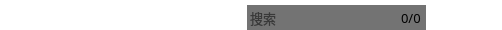
<?xml version="1.0" encoding="UTF-8"?>
<ui version="4.0">
 <class>findwidget</class>
 <widget class="QWidget" name="findwidget">
  <property name="geometry">
   <rect>
    <x>0</x>
    <y>0</y>
    <width>502</width>
    <height>30</height>
   </rect>
  </property>
  <property name="minimumSize">
   <size>
    <width>245</width>
    <height>30</height>
   </size>
  </property>
  <property name="maximumSize">
   <size>
    <width>16777215</width>
    <height>30</height>
   </size>
  </property>
  <property name="windowTitle">
   <string>Form</string>
  </property>
  <property name="styleSheet">
   <string notr="true">background-color: rgba(255, 255, 255, 0);</string>
  </property>
  <layout class="QVBoxLayout" name="verticalLayout">
   <property name="spacing">
    <number>0</number>
   </property>
   <property name="leftMargin">
    <number>0</number>
   </property>
   <property name="topMargin">
    <number>5</number>
   </property>
   <property name="rightMargin">
    <number>10</number>
   </property>
   <property name="bottomMargin">
    <number>0</number>
   </property>
   <item>
    <widget class="QWidget" name="horizontalWidget" native="true">
     <property name="minimumSize">
      <size>
       <width>0</width>
       <height>24</height>
      </size>
     </property>
     <property name="maximumSize">
      <size>
       <width>16777215</width>
       <height>25</height>
      </size>
     </property>
     <layout class="QHBoxLayout" name="horizontalLayout">
      <property name="spacing">
       <number>0</number>
      </property>
      <property name="leftMargin">
       <number>0</number>
      </property>
      <property name="topMargin">
       <number>0</number>
      </property>
      <property name="rightMargin">
       <number>0</number>
      </property>
      <property name="bottomMargin">
       <number>0</number>
      </property>
      <item>
       <spacer name="horizontalSpacer">
        <property name="orientation">
         <enum>Qt::Horizontal</enum>
        </property>
        <property name="sizeHint" stdset="0">
         <size>
          <width>40</width>
          <height>20</height>
         </size>
        </property>
       </spacer>
      </item>
      <item>
       <widget class="QLineEdit" name="lineEdit">
        <property name="minimumSize">
         <size>
          <width>150</width>
          <height>25</height>
         </size>
        </property>
        <property name="maximumSize">
         <size>
          <width>150</width>
          <height>25</height>
         </size>
        </property>
        <property name="font">
         <font>
          <family>OPPOSans B</family>
          <pointsize>10</pointsize>
          <stylestrategy>PreferAntialias</stylestrategy>
         </font>
        </property>
        <property name="styleSheet">
         <string notr="true">background-color: rgb(25, 25, 25, 155);
border: 1px solid rgba(255, 255, 255, 0);</string>
        </property>
        <property name="placeholderText">
         <string>搜索</string>
        </property>
       </widget>
      </item>
      <item>
       <widget class="QLabel" name="label_2">
        <property name="sizePolicy">
         <sizepolicy hsizetype="Minimum" vsizetype="Minimum">
          <horstretch>0</horstretch>
          <verstretch>0</verstretch>
         </sizepolicy>
        </property>
        <property name="font">
         <font>
          <family>OPPOSans B</family>
          <pointsize>10</pointsize>
          <stylestrategy>PreferAntialias</stylestrategy>
         </font>
        </property>
        <property name="styleSheet">
         <string notr="true">background-color: rgb(25, 25, 25, 155);
border: 1px solid rgba(255, 255, 255, 0);
border-right-radius: 5px;</string>
        </property>
        <property name="text">
         <string>0/0</string>
        </property>
       </widget>
      </item>
      <item>
       <widget class="QToolButton" name="toolButton">
        <property name="minimumSize">
         <size>
          <width>22</width>
          <height>20</height>
         </size>
        </property>
        <property name="maximumSize">
         <size>
          <width>22</width>
          <height>25</height>
         </size>
        </property>
        <property name="styleSheet">
         <string notr="true">QToolButton {
	color: rgb(255, 255, 255);
	background-color: rgba(255, 255, 255, 0);
	border: none;
}

QToolButton::menu-indicator { 
	image: None;
}

 
QToolButton:hover {
	color: rgb(255, 255, 255);
	background-color: rgba(255, 255, 255, 0);
	border: none;
}</string>
        </property>
        <property name="text">
         <string/>
        </property>
        <property name="icon">
         <iconset resource="lib.qrc">
          <normaloff>:/lib/down.png</normaloff>:/lib/down.png</iconset>
        </property>
        <property name="iconSize">
         <size>
          <width>25</width>
          <height>25</height>
         </size>
        </property>
       </widget>
      </item>
      <item>
       <widget class="QToolButton" name="toolButton_2">
        <property name="minimumSize">
         <size>
          <width>22</width>
          <height>25</height>
         </size>
        </property>
        <property name="maximumSize">
         <size>
          <width>22</width>
          <height>25</height>
         </size>
        </property>
        <property name="styleSheet">
         <string notr="true">QToolButton {
	color: rgb(255, 255, 255);
	background-color: rgba(255, 255, 255, 0);
	border: none;
}

QToolButton::menu-indicator { 
	image: None;
}

 
QToolButton:hover {
	color: rgb(255, 255, 255);
	background-color: rgba(255, 255, 255, 0);
	border: none;
}</string>
        </property>
        <property name="text">
         <string/>
        </property>
        <property name="icon">
         <iconset resource="lib.qrc">
          <normaloff>:/lib/up.png</normaloff>:/lib/up.png</iconset>
        </property>
        <property name="iconSize">
         <size>
          <width>25</width>
          <height>25</height>
         </size>
        </property>
       </widget>
      </item>
      <item>
       <widget class="QToolButton" name="toolButton_3">
        <property name="minimumSize">
         <size>
          <width>22</width>
          <height>25</height>
         </size>
        </property>
        <property name="maximumSize">
         <size>
          <width>22</width>
          <height>25</height>
         </size>
        </property>
        <property name="styleSheet">
         <string notr="true">QToolButton {
	color: rgb(255, 255, 255);
	background-color: rgba(255, 255, 255, 0);
	border: none;
}

QToolButton::menu-indicator { 
	image: None;
}

 
QToolButton:hover {
	color: rgb(255, 255, 255);
	background-color: rgba(255, 255, 255, 0);
	border: none;
}</string>
        </property>
        <property name="icon">
         <iconset resource="lib.qrc">
          <normaloff>:/lib/icon-close4.png</normaloff>:/lib/icon-close4.png</iconset>
        </property>
        <property name="iconSize">
         <size>
          <width>25</width>
          <height>25</height>
         </size>
        </property>
       </widget>
      </item>
     </layout>
    </widget>
   </item>
  </layout>
 </widget>
 <resources>
  <include location="lib.qrc"/>
 </resources>
 <connections/>
</ui>
